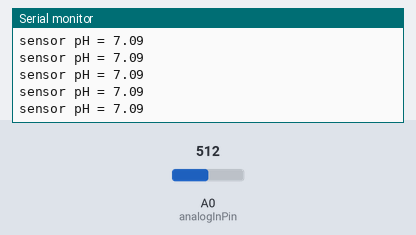
This sketch was run on a simulated Arduino Uno, built with avr-gcc and run on an emulated ATmega328P. Parts: the last lines printed to the serial monitor. The test bench sets the inputs (shaded band); at power-on: A0 (analogInPin) = 512.

Above: at 1.2 s.
1.3 s: A0 (analogInPin) set to 716
At 1.56 s:
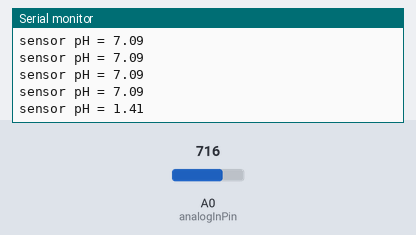
2.8 s: A0 (analogInPin) set to 900
At 2.9 s:
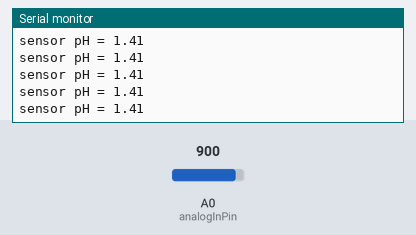
Timing chart, 0 to 5.8 s (numbered marks = the images above; inputs shaded):
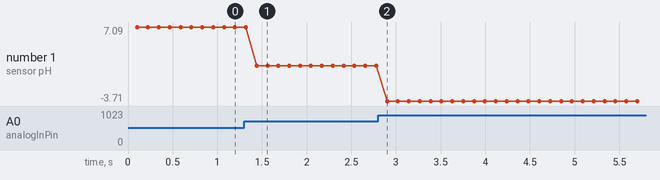

Measured:
- after the input at 1.3 s, the serial monitor: prints a new line after 0.14 s (image 1)
- plotted number 1: 7.09 → 1.41 after the input at 1.3 s, 1.41 → -3.71 after the input at 2.8 s

The sketch:

Sonde_pH_BNC.ino
```cpp
// The code consists of taking 10 samples of the analogue input A0,
// ordering them and discarding the highest and the lowest
// and calculating the mean with the six remaining samples by converting this value to voltage in the variable pHVol,
// then using the equation that we have calculated with the pH reference values
// we convert pHVol to pHValue and send it to the serial port to see it in the serial monitor.


const int analogInPin = A0;
int sensorValue = 0;
unsigned long int avgValue;
float b;
int buf[10],temp;
void setup() {
 Serial.begin(9600);
}

void loop() {
 for(int i=0;i<10;i++)
 {
  buf[i]=analogRead(analogInPin);
  delay(10);
 }
 for(int i=0;i<9;i++)
 {
  for(int j=i+1;j<10;j++)
  {
   if(buf[i]>buf[j])
   {
    temp=buf[i];
    buf[i]=buf[j];
    buf[j]=temp;
   }
  }
 }
 avgValue=0;
 for(int i=2;i<8;i++)
 avgValue+=buf[i];
 float pHVol=(float)avgValue*5.0/1024/6;
 float phValue = -5.70 * pHVol + 21.34;
 Serial.print("sensor pH = ");
 Serial.println(phValue);

 delay(20);
}
```
